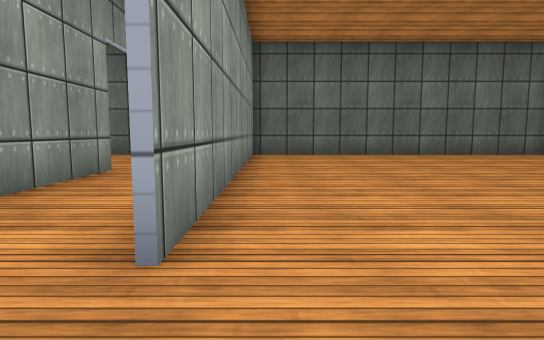
view 1 (above)

16 first-person views from a walk through a 3-D level made in the Unity game engine. The camera is 0.58 m above the floor, tilts 6° down and sees 75° across. The floor is counted in squares, 1 m on a side. Each view is taken from the middle of a square. On the plan, view 1 faces up. The plan holds only what a view shows up to about 10 squares ahead; the rest is blank. Surface patterns are stand-ins for the level's own textures.

view 2
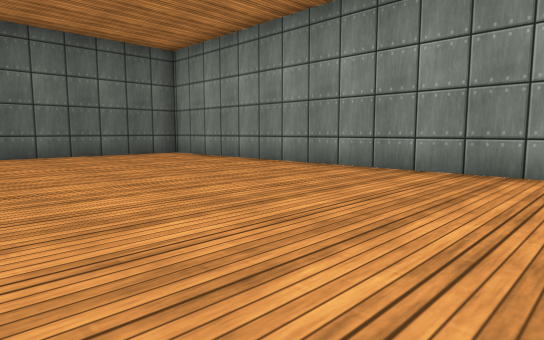

view 3
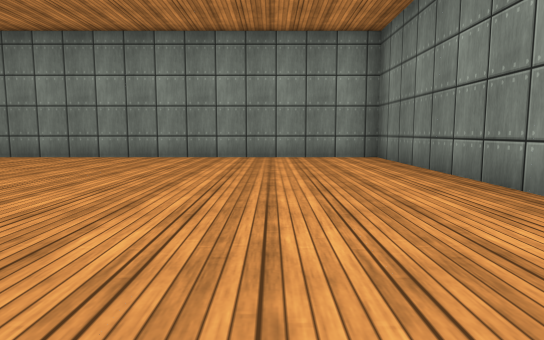

view 4
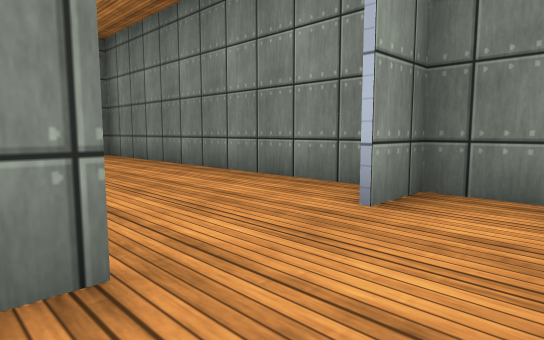

view 5
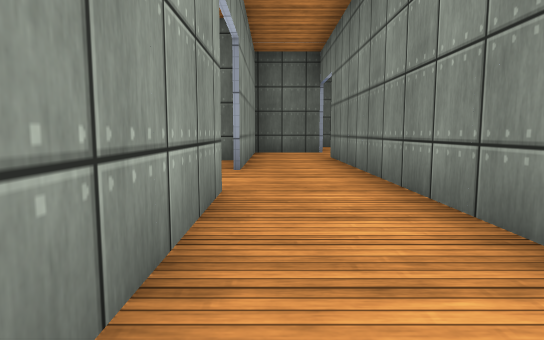

view 6
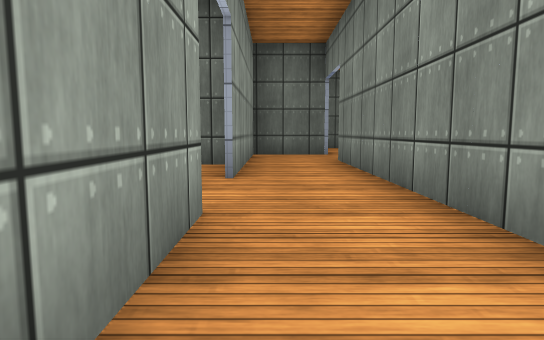

view 7
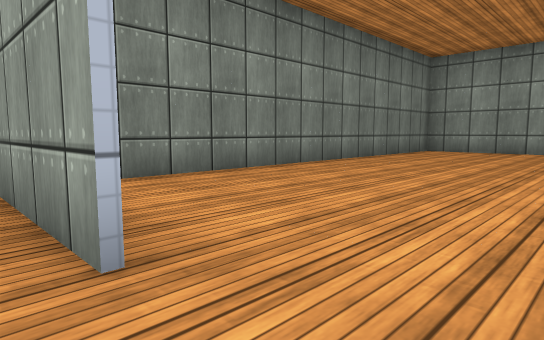

view 8
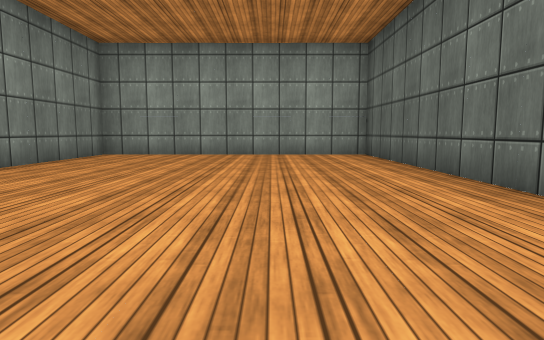

view 9
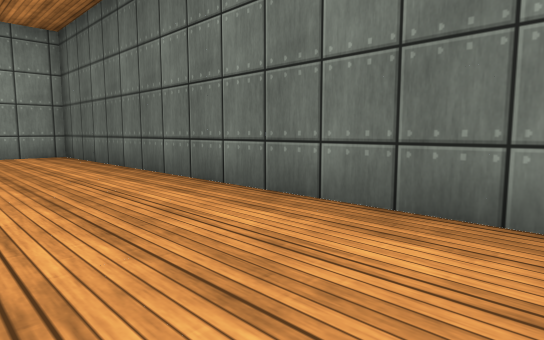

view 10
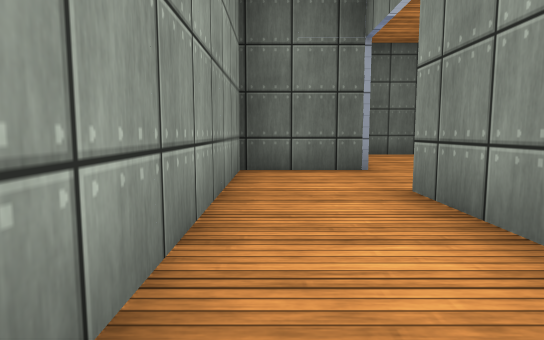

view 11
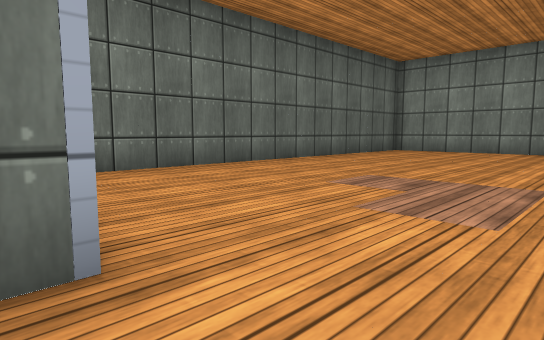

view 12
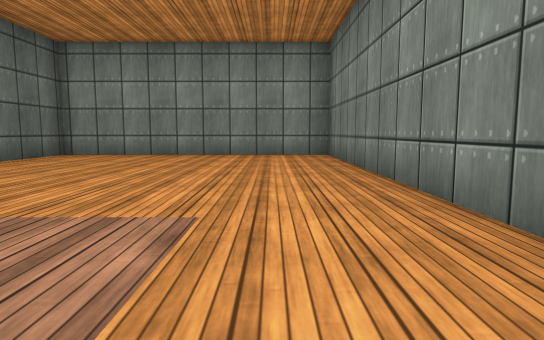

view 13
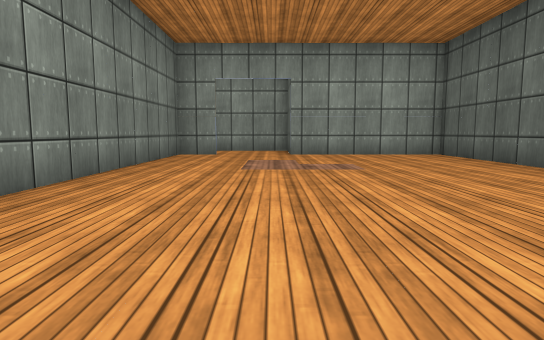

view 14
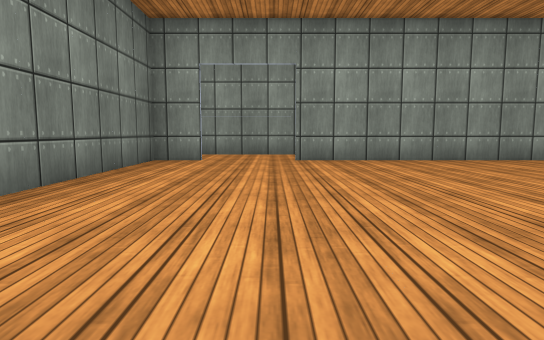

view 15
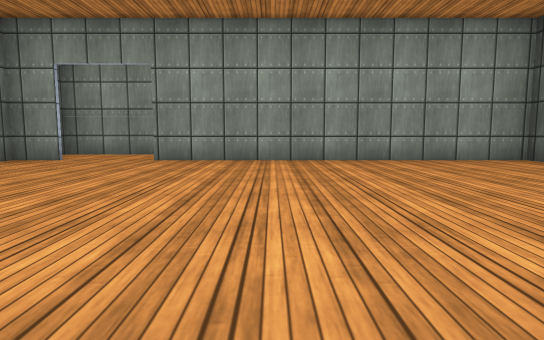

view 16
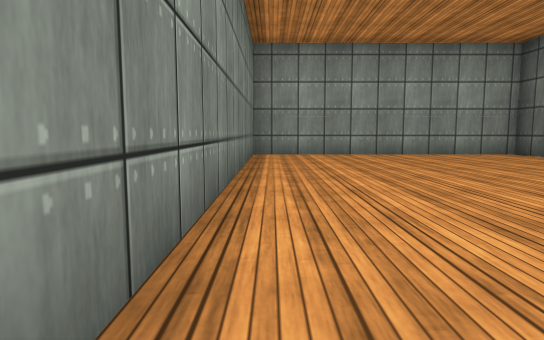

### Floor plan
Points are (right, up) in squares from view 1. A wall is a line through its corners. A room is listed if a view was taken in it or the views show most of it. See-through windows are left out.
Room 1 (views 1, 2, 14, 15)
walls: (-0.5, -0.4) (-0.5, -1.5) (7.4, -1.5) (7.4, 8.9); (-0.5, 9) (-0.5, 1.5); (7.2, 9.5) (-0.5, 9.5)
ways out: opening at (-1, 0.5) to room 2
Room 2 (views 3, 4, 5, 6, 7, 10, 11)
walls: (-2.5, 5.6) (-2.5, -1.5) (-0.5, -1.5); (-0.6, 3.8) (-0.6, 10.5); (-0.6, 1.4) (-0.6, 1.9); (-0.5, 12.5) (-2.5, 12.5) (-2.5, 7.5); (-0.6, -1.6) (-0.6, -0.5)
ways out: opening at (-1, 0.5) to room 1; opening at (-3, 6.5) to room 3; opening at (-1, 11.5) to room 4
Room 3 (views 8, 9, 16)
walls: (-2.8, 9.5) (-13.5, 9.5) (-13.5, 2.5) (-3.8, 2.5)
ways out: opening at (-3, 6.5) to room 2
Room 4 (views 12, 13)
walls: (-0.5, 10.5) (-0.5, 9); (-0.5, 9.5) (10.4, 9.5) (10.4, 16.5) (-0.5, 16.5) (-0.5, 12.5)
ways out: opening at (-1, 11.5) to room 2

Where each view was taken, in squares from view 1:
view 1: 0 up, 0 right, facing up
view 2: 0 up, 2 right, facing up-right
view 3: 1 up, 1 left, facing right
view 4: 2 up, 2 left, facing down-right
view 5: 2 up, 2 left, facing up
view 6: 3 up, 2 left, facing up
view 7: 7 up, 2 left, facing down-left
view 8: 7 up, 4 left, facing left
view 9: 7 up, 4 left, facing up-left
view 10: 7 up, 2 left, facing up
view 11: 11 up, 1 left, facing up-right
view 12: 11 up, 1 right, facing right
view 13: 12 up, 9 right, facing left
view 14: 1 up, 7 right, facing left
view 15: 4 up, 7 right, facing left
view 16: 3 up, 4 left, facing left
